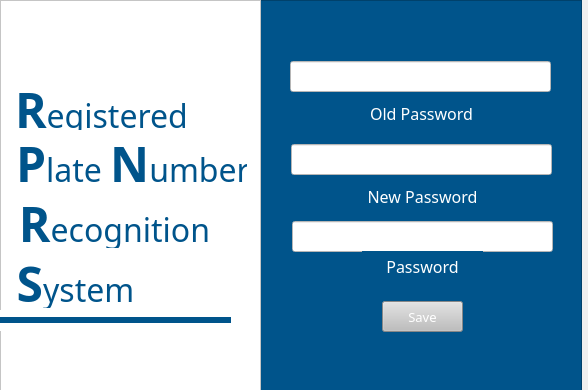
<?xml version="1.0" encoding="UTF-8"?>
<ui version="4.0">
 <class>AdminSettingsWindow</class>
 <widget class="QMainWindow" name="AdminSettingsWindow">
  <property name="geometry">
   <rect>
    <x>0</x>
    <y>0</y>
    <width>588</width>
    <height>390</height>
   </rect>
  </property>
  <property name="windowTitle">
   <string>Admin Settings</string>
  </property>
  <widget class="QWidget" name="centralwidget">
   <widget class="QFrame" name="frame">
    <property name="geometry">
     <rect>
      <x>0</x>
      <y>0</y>
      <width>582</width>
      <height>392</height>
     </rect>
    </property>
    <property name="font">
     <font>
      <family>Times New Roman</family>
      <pointsize>9</pointsize>
     </font>
    </property>
    <property name="styleSheet">
     <string notr="true">background-color: rgb(0, 84, 139);</string>
    </property>
    <property name="frameShape">
     <enum>QFrame::StyledPanel</enum>
    </property>
    <property name="frameShadow">
     <enum>QFrame::Raised</enum>
    </property>
    <widget class="QFrame" name="frameTitle">
     <property name="geometry">
      <rect>
       <x>0</x>
       <y>0</y>
       <width>261</width>
       <height>391</height>
      </rect>
     </property>
     <property name="styleSheet">
      <string notr="true">background-color: rgb(255, 255, 255);</string>
     </property>
     <property name="frameShape">
      <enum>QFrame::StyledPanel</enum>
     </property>
     <property name="frameShadow">
      <enum>QFrame::Raised</enum>
     </property>
     <widget class="QLabel" name="lblRegistered">
      <property name="geometry">
       <rect>
        <x>15</x>
        <y>76</y>
        <width>171</width>
        <height>58</height>
       </rect>
      </property>
      <property name="palette">
       <palette>
        <active>
         <colorrole role="WindowText">
          <brush brushstyle="SolidPattern">
           <color alpha="255">
            <red>0</red>
            <green>84</green>
            <blue>139</blue>
           </color>
          </brush>
         </colorrole>
         <colorrole role="Button">
          <brush brushstyle="SolidPattern">
           <color alpha="255">
            <red>255</red>
            <green>255</green>
            <blue>255</blue>
           </color>
          </brush>
         </colorrole>
         <colorrole role="Text">
          <brush brushstyle="SolidPattern">
           <color alpha="255">
            <red>0</red>
            <green>84</green>
            <blue>139</blue>
           </color>
          </brush>
         </colorrole>
         <colorrole role="ButtonText">
          <brush brushstyle="SolidPattern">
           <color alpha="255">
            <red>0</red>
            <green>84</green>
            <blue>139</blue>
           </color>
          </brush>
         </colorrole>
         <colorrole role="Base">
          <brush brushstyle="SolidPattern">
           <color alpha="255">
            <red>255</red>
            <green>255</green>
            <blue>255</blue>
           </color>
          </brush>
         </colorrole>
         <colorrole role="Window">
          <brush brushstyle="SolidPattern">
           <color alpha="255">
            <red>255</red>
            <green>255</green>
            <blue>255</blue>
           </color>
          </brush>
         </colorrole>
        </active>
        <inactive>
         <colorrole role="WindowText">
          <brush brushstyle="SolidPattern">
           <color alpha="255">
            <red>0</red>
            <green>84</green>
            <blue>139</blue>
           </color>
          </brush>
         </colorrole>
         <colorrole role="Button">
          <brush brushstyle="SolidPattern">
           <color alpha="255">
            <red>255</red>
            <green>255</green>
            <blue>255</blue>
           </color>
          </brush>
         </colorrole>
         <colorrole role="Text">
          <brush brushstyle="SolidPattern">
           <color alpha="255">
            <red>0</red>
            <green>84</green>
            <blue>139</blue>
           </color>
          </brush>
         </colorrole>
         <colorrole role="ButtonText">
          <brush brushstyle="SolidPattern">
           <color alpha="255">
            <red>0</red>
            <green>84</green>
            <blue>139</blue>
           </color>
          </brush>
         </colorrole>
         <colorrole role="Base">
          <brush brushstyle="SolidPattern">
           <color alpha="255">
            <red>255</red>
            <green>255</green>
            <blue>255</blue>
           </color>
          </brush>
         </colorrole>
         <colorrole role="Window">
          <brush brushstyle="SolidPattern">
           <color alpha="255">
            <red>255</red>
            <green>255</green>
            <blue>255</blue>
           </color>
          </brush>
         </colorrole>
        </inactive>
        <disabled>
         <colorrole role="WindowText">
          <brush brushstyle="SolidPattern">
           <color alpha="255">
            <red>0</red>
            <green>84</green>
            <blue>139</blue>
           </color>
          </brush>
         </colorrole>
         <colorrole role="Button">
          <brush brushstyle="SolidPattern">
           <color alpha="255">
            <red>255</red>
            <green>255</green>
            <blue>255</blue>
           </color>
          </brush>
         </colorrole>
         <colorrole role="Text">
          <brush brushstyle="SolidPattern">
           <color alpha="255">
            <red>0</red>
            <green>84</green>
            <blue>139</blue>
           </color>
          </brush>
         </colorrole>
         <colorrole role="ButtonText">
          <brush brushstyle="SolidPattern">
           <color alpha="255">
            <red>0</red>
            <green>84</green>
            <blue>139</blue>
           </color>
          </brush>
         </colorrole>
         <colorrole role="Base">
          <brush brushstyle="SolidPattern">
           <color alpha="255">
            <red>255</red>
            <green>255</green>
            <blue>255</blue>
           </color>
          </brush>
         </colorrole>
         <colorrole role="Window">
          <brush brushstyle="SolidPattern">
           <color alpha="255">
            <red>255</red>
            <green>255</green>
            <blue>255</blue>
           </color>
          </brush>
         </colorrole>
        </disabled>
       </palette>
      </property>
      <property name="font">
       <font>
        <family>Century Gothic</family>
        <pointsize>16</pointsize>
        <weight>50</weight>
        <italic>false</italic>
        <bold>false</bold>
       </font>
      </property>
      <property name="styleSheet">
       <string notr="true">color: rgb(0, 84, 139);</string>
      </property>
      <property name="text">
       <string>&lt;html&gt;&lt;head/&gt;&lt;body&gt;&lt;p&gt;&lt;span style=&quot; font-size:36pt; font-weight:600; color:#00548b;&quot;&gt;R&lt;/span&gt;&lt;span style=&quot; font-size:24pt; color:#00548b;&quot;&gt;egistered&lt;/span&gt;&lt;/p&gt;&lt;/body&gt;&lt;/html&gt;</string>
      </property>
      <property name="textFormat">
       <enum>Qt::RichText</enum>
      </property>
      <property name="alignment">
       <set>Qt::AlignCenter</set>
      </property>
     </widget>
     <widget class="Line" name="line">
      <property name="geometry">
       <rect>
        <x>0</x>
        <y>310</y>
        <width>231</width>
        <height>21</height>
       </rect>
      </property>
      <property name="autoFillBackground">
       <bool>false</bool>
      </property>
      <property name="styleSheet">
       <string notr="true">color: rgb(0, 84, 139);</string>
      </property>
      <property name="frameShadow">
       <enum>QFrame::Plain</enum>
      </property>
      <property name="lineWidth">
       <number>6</number>
      </property>
      <property name="orientation">
       <enum>Qt::Horizontal</enum>
      </property>
     </widget>
     <widget class="QLabel" name="lblSystem">
      <property name="geometry">
       <rect>
        <x>10</x>
        <y>250</y>
        <width>131</width>
        <height>58</height>
       </rect>
      </property>
      <property name="font">
       <font>
        <family>Century Gothic</family>
        <pointsize>16</pointsize>
        <weight>50</weight>
        <italic>false</italic>
        <bold>false</bold>
       </font>
      </property>
      <property name="styleSheet">
       <string notr="true">color: rgb(0, 84, 139);</string>
      </property>
      <property name="text">
       <string>&lt;html&gt;&lt;head/&gt;&lt;body&gt;&lt;p&gt;&lt;span style=&quot; font-size:36pt; font-weight:600;&quot;&gt;S&lt;/span&gt;&lt;span style=&quot; font-size:24pt;&quot;&gt;ystem&lt;/span&gt;&lt;/p&gt;&lt;/body&gt;&lt;/html&gt;</string>
      </property>
      <property name="textFormat">
       <enum>Qt::RichText</enum>
      </property>
      <property name="alignment">
       <set>Qt::AlignCenter</set>
      </property>
     </widget>
     <widget class="QLabel" name="lblPlateNumber">
      <property name="geometry">
       <rect>
        <x>16</x>
        <y>130</y>
        <width>231</width>
        <height>58</height>
       </rect>
      </property>
      <property name="font">
       <font>
        <family>Century Gothic</family>
        <pointsize>16</pointsize>
        <weight>50</weight>
        <italic>false</italic>
        <bold>false</bold>
       </font>
      </property>
      <property name="styleSheet">
       <string notr="true">color: rgb(0, 84, 139);</string>
      </property>
      <property name="text">
       <string>&lt;html&gt;&lt;head/&gt;&lt;body&gt;&lt;p&gt;&lt;span style=&quot; font-size:36pt; font-weight:600;&quot;&gt;P&lt;/span&gt;&lt;span style=&quot; font-size:24pt;&quot;&gt;late &lt;/span&gt;&lt;span style=&quot; font-size:36pt; font-weight:600;&quot;&gt;N&lt;/span&gt;&lt;span style=&quot; font-size:24pt;&quot;&gt;umber&lt;/span&gt;&lt;/p&gt;&lt;/body&gt;&lt;/html&gt;</string>
      </property>
      <property name="textFormat">
       <enum>Qt::RichText</enum>
      </property>
      <property name="alignment">
       <set>Qt::AlignCenter</set>
      </property>
     </widget>
     <widget class="QLabel" name="lblRecognition">
      <property name="geometry">
       <rect>
        <x>4</x>
        <y>190</y>
        <width>221</width>
        <height>58</height>
       </rect>
      </property>
      <property name="font">
       <font>
        <family>Century Gothic</family>
        <pointsize>16</pointsize>
        <weight>50</weight>
        <italic>false</italic>
        <bold>false</bold>
       </font>
      </property>
      <property name="styleSheet">
       <string notr="true">color: rgb(0, 84, 139);</string>
      </property>
      <property name="text">
       <string>&lt;html&gt;&lt;head/&gt;&lt;body&gt;&lt;p&gt;&lt;span style=&quot; font-size:36pt; font-weight:600;&quot;&gt;R&lt;/span&gt;&lt;span style=&quot; font-size:24pt;&quot;&gt;ecognition&lt;/span&gt;&lt;/p&gt;&lt;/body&gt;&lt;/html&gt;</string>
      </property>
      <property name="textFormat">
       <enum>Qt::RichText</enum>
      </property>
      <property name="alignment">
       <set>Qt::AlignCenter</set>
      </property>
     </widget>
    </widget>
    <widget class="QPushButton" name="btnChangeSave">
     <property name="geometry">
      <rect>
       <x>382</x>
       <y>301</y>
       <width>81</width>
       <height>31</height>
      </rect>
     </property>
     <property name="font">
      <font>
       <family>Century Gothic</family>
       <pointsize>10</pointsize>
      </font>
     </property>
     <property name="styleSheet">
      <string notr="true">background-color: rgb(190, 190, 190);
color: rgb(255, 255, 255);</string>
     </property>
     <property name="text">
      <string>Save</string>
     </property>
     <property name="autoDefault">
      <bool>false</bool>
     </property>
     <property name="default">
      <bool>false</bool>
     </property>
     <property name="flat">
      <bool>false</bool>
     </property>
    </widget>
    <widget class="QLineEdit" name="confirmpassEdit">
     <property name="geometry">
      <rect>
       <x>292</x>
       <y>221</y>
       <width>261</width>
       <height>31</height>
      </rect>
     </property>
     <property name="font">
      <font>
       <family>Times New Roman</family>
       <pointsize>12</pointsize>
      </font>
     </property>
     <property name="styleSheet">
      <string notr="true">background-color: rgb(255, 255, 255);
color: rgb(0, 0, 0);</string>
     </property>
     <property name="inputMethodHints">
      <set>Qt::ImhHiddenText|Qt::ImhNoAutoUppercase|Qt::ImhNoPredictiveText|Qt::ImhSensitiveData</set>
     </property>
     <property name="echoMode">
      <enum>QLineEdit::Password</enum>
     </property>
     <property name="alignment">
      <set>Qt::AlignCenter</set>
     </property>
    </widget>
    <widget class="QLabel" name="lblnewpass">
     <property name="geometry">
      <rect>
       <x>362</x>
       <y>181</y>
       <width>121</width>
       <height>31</height>
      </rect>
     </property>
     <property name="font">
      <font>
       <family>Century Gothic</family>
       <pointsize>12</pointsize>
       <weight>50</weight>
       <bold>false</bold>
      </font>
     </property>
     <property name="styleSheet">
      <string notr="true">color: rgb(255, 255, 255);</string>
     </property>
     <property name="text">
      <string>New Password</string>
     </property>
     <property name="alignment">
      <set>Qt::AlignCenter</set>
     </property>
    </widget>
    <widget class="QLabel" name="lblComfirmPass">
     <property name="geometry">
      <rect>
       <x>362</x>
       <y>251</y>
       <width>121</width>
       <height>31</height>
      </rect>
     </property>
     <property name="font">
      <font>
       <family>Century Gothic</family>
       <pointsize>12</pointsize>
       <weight>50</weight>
       <bold>false</bold>
      </font>
     </property>
     <property name="styleSheet">
      <string notr="true">color: rgb(255, 255, 255);</string>
     </property>
     <property name="text">
      <string>Password</string>
     </property>
     <property name="alignment">
      <set>Qt::AlignCenter</set>
     </property>
    </widget>
    <widget class="QLineEdit" name="newpasswordEdit">
     <property name="geometry">
      <rect>
       <x>291</x>
       <y>144</y>
       <width>261</width>
       <height>31</height>
      </rect>
     </property>
     <property name="font">
      <font>
       <family>Times New Roman</family>
       <pointsize>12</pointsize>
      </font>
     </property>
     <property name="styleSheet">
      <string notr="true">background-color: rgb(255, 255, 255);
color: rgb(0, 0, 0);</string>
     </property>
     <property name="inputMethodHints">
      <set>Qt::ImhHiddenText|Qt::ImhNoAutoUppercase|Qt::ImhNoPredictiveText|Qt::ImhSensitiveData</set>
     </property>
     <property name="echoMode">
      <enum>QLineEdit::Password</enum>
     </property>
     <property name="alignment">
      <set>Qt::AlignCenter</set>
     </property>
    </widget>
    <widget class="QLineEdit" name="oldpasswordEdit">
     <property name="geometry">
      <rect>
       <x>290</x>
       <y>61</y>
       <width>261</width>
       <height>31</height>
      </rect>
     </property>
     <property name="font">
      <font>
       <family>Times New Roman</family>
       <pointsize>12</pointsize>
      </font>
     </property>
     <property name="styleSheet">
      <string notr="true">background-color: rgb(255, 255, 255);
color: rgb(0, 0, 0);</string>
     </property>
     <property name="inputMethodHints">
      <set>Qt::ImhHiddenText|Qt::ImhNoAutoUppercase|Qt::ImhNoPredictiveText|Qt::ImhSensitiveData</set>
     </property>
     <property name="echoMode">
      <enum>QLineEdit::Password</enum>
     </property>
     <property name="alignment">
      <set>Qt::AlignCenter</set>
     </property>
    </widget>
    <widget class="QLabel" name="lblOldPass">
     <property name="geometry">
      <rect>
       <x>361</x>
       <y>98</y>
       <width>121</width>
       <height>31</height>
      </rect>
     </property>
     <property name="font">
      <font>
       <family>Century Gothic</family>
       <pointsize>12</pointsize>
       <weight>50</weight>
       <bold>false</bold>
      </font>
     </property>
     <property name="styleSheet">
      <string notr="true">color: rgb(255, 255, 255);</string>
     </property>
     <property name="text">
      <string>Old Password</string>
     </property>
     <property name="alignment">
      <set>Qt::AlignCenter</set>
     </property>
    </widget>
   </widget>
  </widget>
 </widget>
 <resources/>
 <connections/>
</ui>
